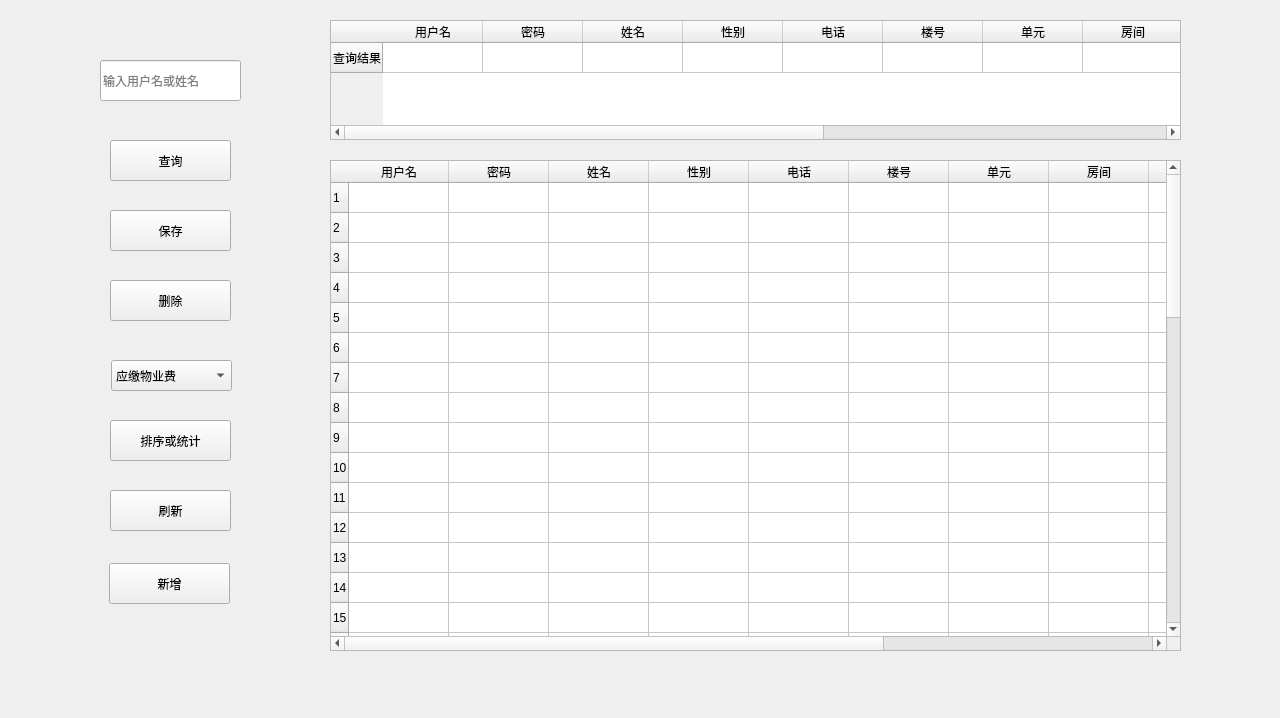
<?xml version="1.0" encoding="UTF-8"?>
<ui version="4.0">
 <class>rootc</class>
 <widget class="QWidget" name="rootc">
  <property name="geometry">
   <rect>
    <x>0</x>
    <y>0</y>
    <width>1280</width>
    <height>718</height>
   </rect>
  </property>
  <property name="minimumSize">
   <size>
    <width>800</width>
    <height>600</height>
   </size>
  </property>
  <property name="maximumSize">
   <size>
    <width>1280</width>
    <height>720</height>
   </size>
  </property>
  <property name="windowTitle">
   <string>Form</string>
  </property>
  <widget class="QPushButton" name="searchButton">
   <property name="geometry">
    <rect>
     <x>110</x>
     <y>140</y>
     <width>121</width>
     <height>41</height>
    </rect>
   </property>
   <property name="text">
    <string>查询</string>
   </property>
  </widget>
  <widget class="QPushButton" name="saveButton">
   <property name="geometry">
    <rect>
     <x>110</x>
     <y>210</y>
     <width>121</width>
     <height>41</height>
    </rect>
   </property>
   <property name="text">
    <string>保存</string>
   </property>
  </widget>
  <widget class="QPushButton" name="deleteButton">
   <property name="geometry">
    <rect>
     <x>110</x>
     <y>280</y>
     <width>121</width>
     <height>41</height>
    </rect>
   </property>
   <property name="text">
    <string>删除</string>
   </property>
  </widget>
  <widget class="QTableWidget" name="table_rootc">
   <property name="geometry">
    <rect>
     <x>330</x>
     <y>160</y>
     <width>851</width>
     <height>491</height>
    </rect>
   </property>
   <row>
    <property name="text">
     <string>1</string>
    </property>
   </row>
   <row>
    <property name="text">
     <string>2</string>
    </property>
   </row>
   <row>
    <property name="text">
     <string>3</string>
    </property>
   </row>
   <row>
    <property name="text">
     <string>4</string>
    </property>
   </row>
   <row>
    <property name="text">
     <string>5</string>
    </property>
   </row>
   <row>
    <property name="text">
     <string>6</string>
    </property>
   </row>
   <row>
    <property name="text">
     <string>7</string>
    </property>
   </row>
   <row>
    <property name="text">
     <string>8</string>
    </property>
   </row>
   <row>
    <property name="text">
     <string>9</string>
    </property>
   </row>
   <row>
    <property name="text">
     <string>10</string>
    </property>
   </row>
   <row>
    <property name="text">
     <string>11</string>
    </property>
   </row>
   <row>
    <property name="text">
     <string>12</string>
    </property>
   </row>
   <row>
    <property name="text">
     <string>13</string>
    </property>
   </row>
   <row>
    <property name="text">
     <string>14</string>
    </property>
   </row>
   <row>
    <property name="text">
     <string>15</string>
    </property>
   </row>
   <row>
    <property name="text">
     <string>16</string>
    </property>
   </row>
   <row>
    <property name="text">
     <string>17</string>
    </property>
   </row>
   <row>
    <property name="text">
     <string>18</string>
    </property>
   </row>
   <row>
    <property name="text">
     <string>19</string>
    </property>
   </row>
   <row>
    <property name="text">
     <string>20</string>
    </property>
   </row>
   <row>
    <property name="text">
     <string>21</string>
    </property>
   </row>
   <row>
    <property name="text">
     <string>22</string>
    </property>
   </row>
   <row>
    <property name="text">
     <string>23</string>
    </property>
   </row>
   <row>
    <property name="text">
     <string>24</string>
    </property>
   </row>
   <row>
    <property name="text">
     <string>25</string>
    </property>
   </row>
   <row>
    <property name="text">
     <string>26</string>
    </property>
   </row>
   <row>
    <property name="text">
     <string>27</string>
    </property>
   </row>
   <row>
    <property name="text">
     <string>28</string>
    </property>
   </row>
   <row>
    <property name="text">
     <string>30</string>
    </property>
   </row>
   <row>
    <property name="text">
     <string>31</string>
    </property>
   </row>
   <row>
    <property name="text">
     <string>32</string>
    </property>
   </row>
   <row>
    <property name="text">
     <string>33</string>
    </property>
   </row>
   <row>
    <property name="text">
     <string>34</string>
    </property>
   </row>
   <row>
    <property name="text">
     <string>35</string>
    </property>
   </row>
   <row>
    <property name="text">
     <string>36</string>
    </property>
   </row>
   <row>
    <property name="text">
     <string>37</string>
    </property>
   </row>
   <row>
    <property name="text">
     <string>38</string>
    </property>
   </row>
   <row>
    <property name="text">
     <string>39</string>
    </property>
   </row>
   <row>
    <property name="text">
     <string>40</string>
    </property>
   </row>
   <row>
    <property name="text">
     <string>41</string>
    </property>
   </row>
   <row>
    <property name="text">
     <string>42</string>
    </property>
   </row>
   <row>
    <property name="text">
     <string>44</string>
    </property>
   </row>
   <row>
    <property name="text">
     <string>43</string>
    </property>
   </row>
   <row>
    <property name="text">
     <string>46</string>
    </property>
   </row>
   <row>
    <property name="text">
     <string>47</string>
    </property>
   </row>
   <row>
    <property name="text">
     <string>48</string>
    </property>
   </row>
   <row>
    <property name="text">
     <string>50</string>
    </property>
   </row>
   <column>
    <property name="text">
     <string>用户名</string>
    </property>
   </column>
   <column>
    <property name="text">
     <string>密码</string>
    </property>
   </column>
   <column>
    <property name="text">
     <string>姓名</string>
    </property>
   </column>
   <column>
    <property name="text">
     <string>性别</string>
    </property>
   </column>
   <column>
    <property name="text">
     <string>电话</string>
    </property>
   </column>
   <column>
    <property name="text">
     <string>楼号</string>
    </property>
   </column>
   <column>
    <property name="text">
     <string>单元</string>
    </property>
   </column>
   <column>
    <property name="text">
     <string>房间</string>
    </property>
   </column>
   <column>
    <property name="text">
     <string>公摊水电费</string>
    </property>
   </column>
   <column>
    <property name="text">
     <string>应缴物业费</string>
    </property>
   </column>
   <column>
    <property name="text">
     <string>欠费月数</string>
    </property>
   </column>
   <column>
    <property name="text">
     <string>备注</string>
    </property>
   </column>
  </widget>
  <widget class="QLineEdit" name="search">
   <property name="geometry">
    <rect>
     <x>100</x>
     <y>60</y>
     <width>141</width>
     <height>41</height>
    </rect>
   </property>
   <property name="inputMask">
    <string/>
   </property>
   <property name="placeholderText">
    <string>输入用户名或姓名</string>
   </property>
  </widget>
  <widget class="QComboBox" name="type">
   <property name="geometry">
    <rect>
     <x>111</x>
     <y>360</y>
     <width>121</width>
     <height>31</height>
    </rect>
   </property>
   <item>
    <property name="text">
     <string>应缴物业费</string>
    </property>
   </item>
   <item>
    <property name="text">
     <string>按月统计</string>
    </property>
   </item>
   <item>
    <property name="text">
     <string>按楼号统计未缴费</string>
    </property>
   </item>
   <item>
    <property name="text">
     <string/>
    </property>
   </item>
  </widget>
  <widget class="QPushButton" name="sort">
   <property name="geometry">
    <rect>
     <x>110</x>
     <y>420</y>
     <width>121</width>
     <height>41</height>
    </rect>
   </property>
   <property name="text">
    <string>排序或统计</string>
   </property>
  </widget>
  <widget class="QTableWidget" name="table_search">
   <property name="geometry">
    <rect>
     <x>330</x>
     <y>20</y>
     <width>851</width>
     <height>120</height>
    </rect>
   </property>
   <property name="minimumSize">
    <size>
     <width>0</width>
     <height>120</height>
    </size>
   </property>
   <row>
    <property name="text">
     <string>查询结果</string>
    </property>
   </row>
   <column>
    <property name="text">
     <string>用户名</string>
    </property>
    <property name="textAlignment">
     <set>AlignHCenter|AlignTop</set>
    </property>
   </column>
   <column>
    <property name="text">
     <string>密码</string>
    </property>
   </column>
   <column>
    <property name="text">
     <string>姓名</string>
    </property>
   </column>
   <column>
    <property name="text">
     <string>性别</string>
    </property>
   </column>
   <column>
    <property name="text">
     <string>电话</string>
    </property>
   </column>
   <column>
    <property name="text">
     <string>楼号</string>
    </property>
   </column>
   <column>
    <property name="text">
     <string>单元</string>
    </property>
   </column>
   <column>
    <property name="text">
     <string>房间</string>
    </property>
   </column>
   <column>
    <property name="text">
     <string>公摊水电费</string>
    </property>
   </column>
   <column>
    <property name="text">
     <string>应缴物业费</string>
    </property>
   </column>
   <column>
    <property name="text">
     <string>欠费月数</string>
    </property>
   </column>
   <column>
    <property name="text">
     <string>备注</string>
    </property>
   </column>
   <item row="0" column="0">
    <property name="textAlignment">
     <set>AlignHCenter|AlignTop</set>
    </property>
   </item>
  </widget>
  <widget class="QPushButton" name="pushButton">
   <property name="geometry">
    <rect>
     <x>110</x>
     <y>490</y>
     <width>121</width>
     <height>41</height>
    </rect>
   </property>
   <property name="text">
    <string>刷新</string>
   </property>
  </widget>
  <widget class="QPushButton" name="add">
   <property name="geometry">
    <rect>
     <x>109</x>
     <y>563</y>
     <width>121</width>
     <height>41</height>
    </rect>
   </property>
   <property name="text">
    <string>新增</string>
   </property>
  </widget>
 </widget>
 <resources/>
 <connections/>
</ui>
